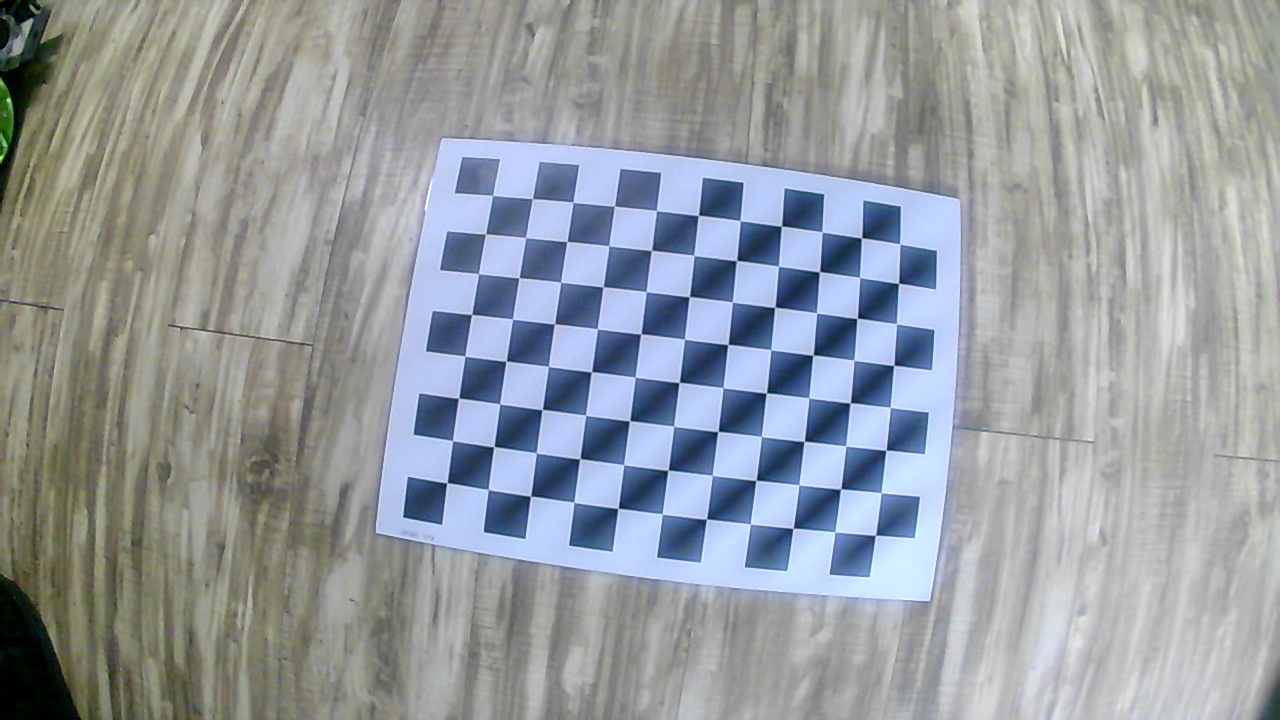
#> input picture camera_cal/calibration1.jpg, 1280 x 720 px; its folder holds 4 pictures in this run
$ python find-line.py   (older library calls are emulated)
#> lines starting #> are read from the running program, lines starting #| are printed output that depends on the picture; after the words box and inside, x2 and y2 are one past the last pixel; in counts of white or black regions, pixels touching at a corner belong together
import matplotlib.image as mpimg
import glob
import cv2
import numpy as np
import math
import matplotlib.pyplot as plt
import matplotlib.gridspec as gridspec
from sklearn.utils import resample
from scipy.optimize import curve_fit
import skimage.filters as filters
from collections import deque
from math import ceil
from IPython.display import Image
from moviepy.editor import VideoFileClip
get_ipython().run_line_magic('matplotlib', 'inline')
warped_size = np.array([1280, 720])
original_size =np.array([720, 1280])
OFFSET =0

# Calibrate Camera Function

objp = np.zeros((8*11,3), np.float32)
objp[:,:2] = np.mgrid[0:11, 0:8].T.reshape(-1,2)

# Arrays to store object points and image points from all the images.
objpoints = [] # 3d points in real world space
imgpoints = [] # 2d points in image plane.

# Make a list of calibration images
images = glob.glob('camera_cal/*.jpg')

# Step through the list and search for chessboard corners
for idx, fname in enumerate(images):
    img = cv2.imread(fname)
#> img is the input picture: shape (720, 1280, 3); mean B, G, R 160.3, 155.4, 149.9
    gray = cv2.cvtColor(img, cv2.COLOR_BGR2GRAY)
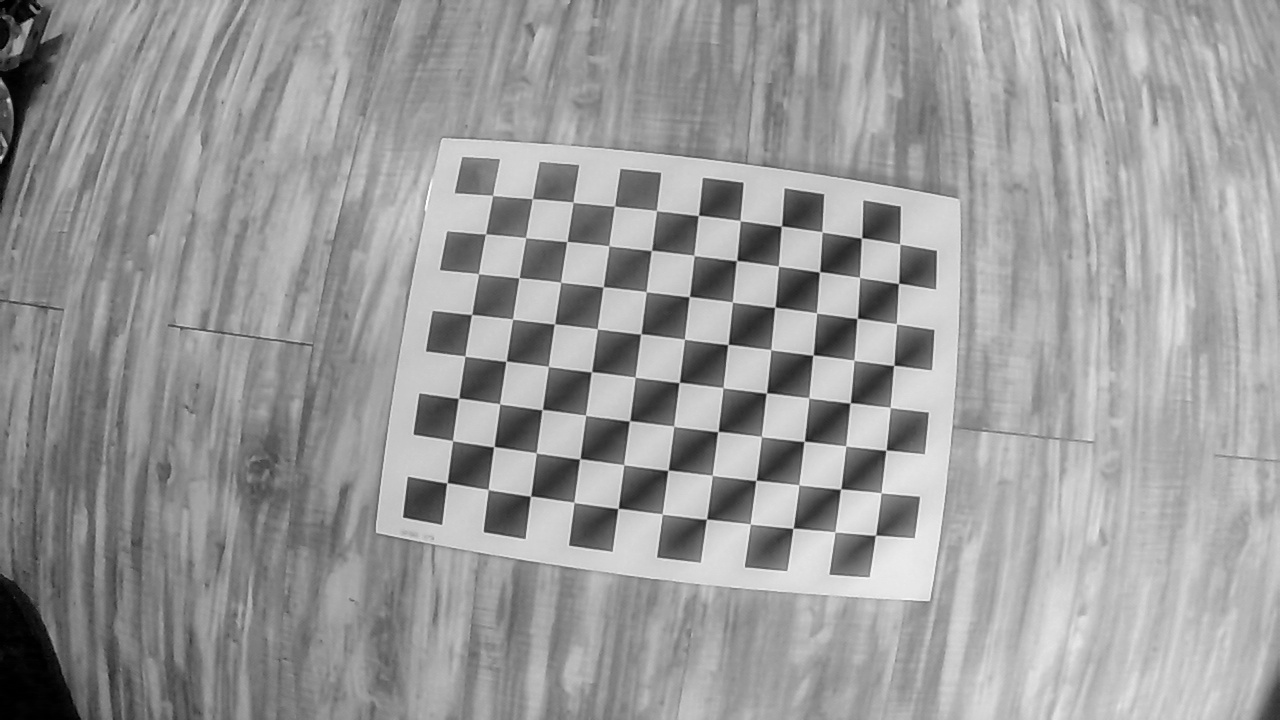
#> gray: shape (720, 1280); min 0, max 254, mean 154.3
    img_size = (img.shape[1], img.shape[0])
#> img_size = (1280, 720)
    # Find the chessboard corners
    ret, corners = cv2.findChessboardCorners(gray, (11,8), None)
#> ret = True; corners = 88 rows, first 8: [492.6, 195.5], [532.1, 198.9], [573, 202], [614.6, 205.9], [656.5, 210.4], [698.5, 215.4], [740.1, 220.6], [781.1, 226]

    # If found, add object points, image points
    if ret == True:
        objpoints.append(objp)
        imgpoints.append(corners)

        # Draw and display the corners
        cv2.drawChessboardCorners(img, (11,8), corners, ret)
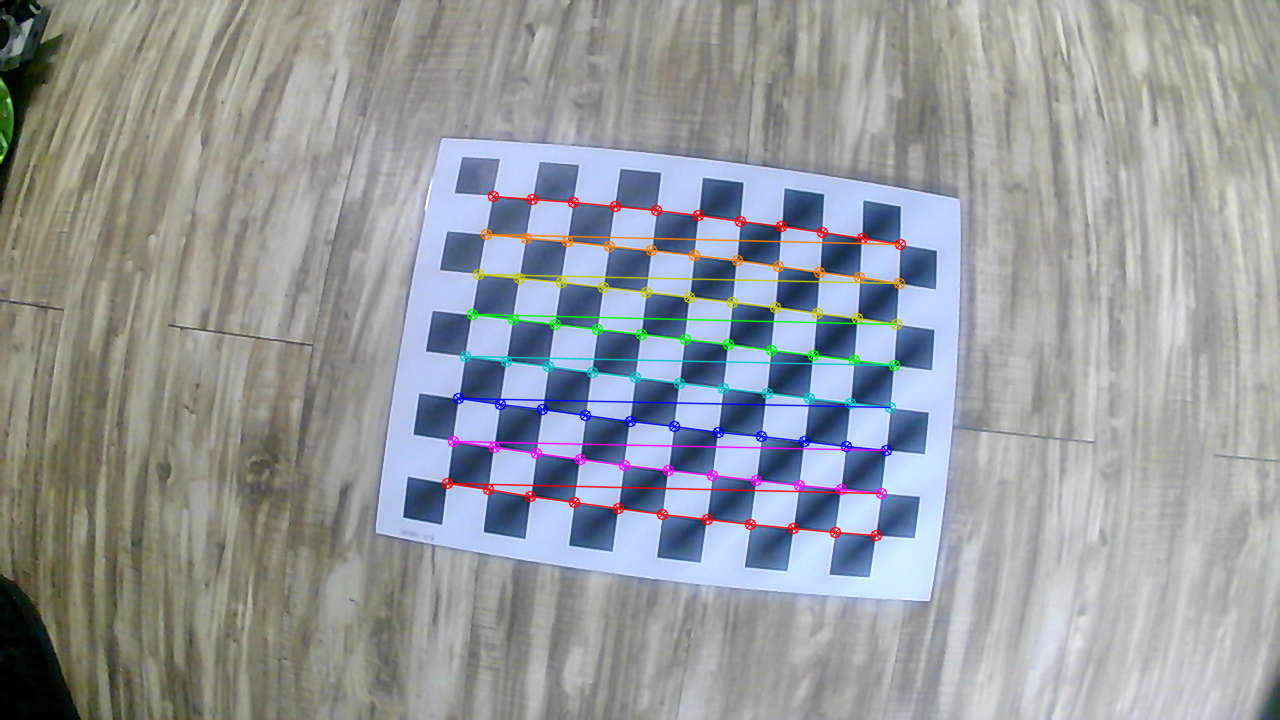
#> img: shape (720, 1280, 3); 2.79% of pixels changed, all inside (x1, y1, x2, y2) = (441, 190, 907, 542)
        #write_name = 'corners_found'+str(idx)+'.jpg'
        #cv2.imwrite(write_name, img)
        cv2.imshow('img', img)
        cv2.waitKey(500)
#> pass 2 of the loop `for idx, fname in enumerate(images):`:
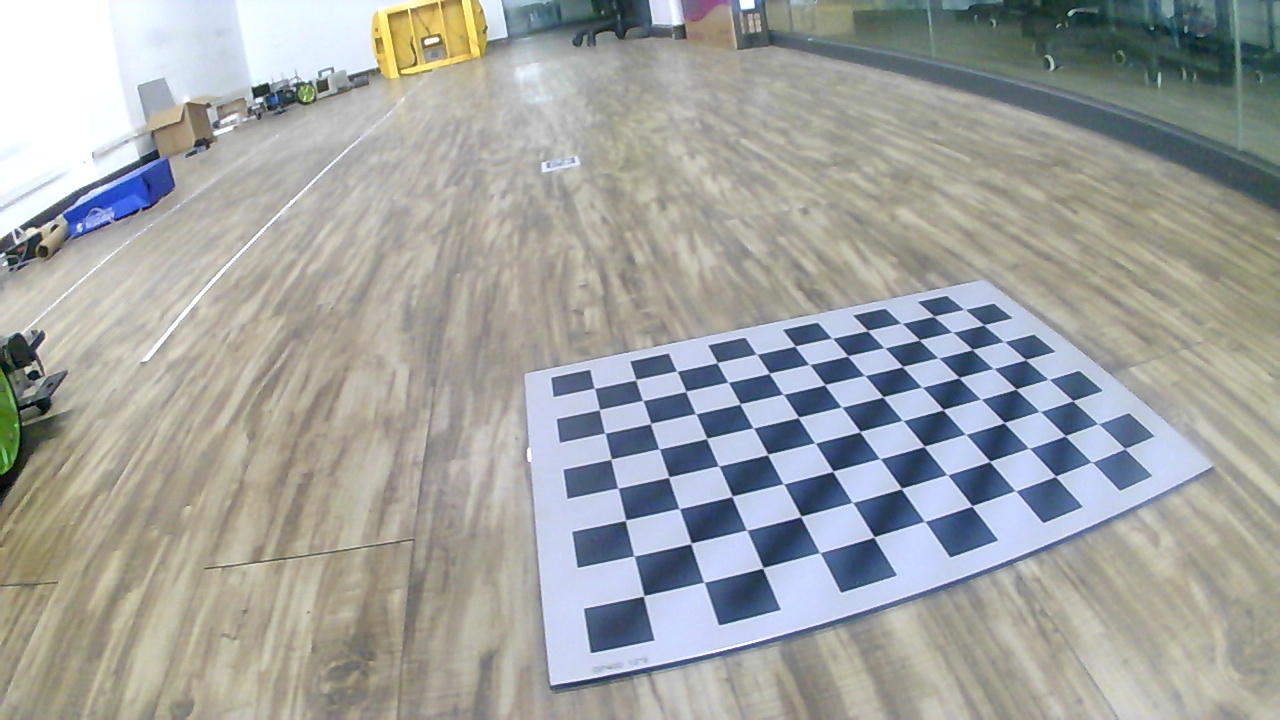
#> input picture camera_cal/calibration10.jpg, 1280 x 720 px
#> img is the input picture: shape (720, 1280, 3); mean B, G, R 161.4, 163.6, 161.7
#> `gray = cv2.cvtColor(img, cv2.COLOR_BGR2GRAY)`:
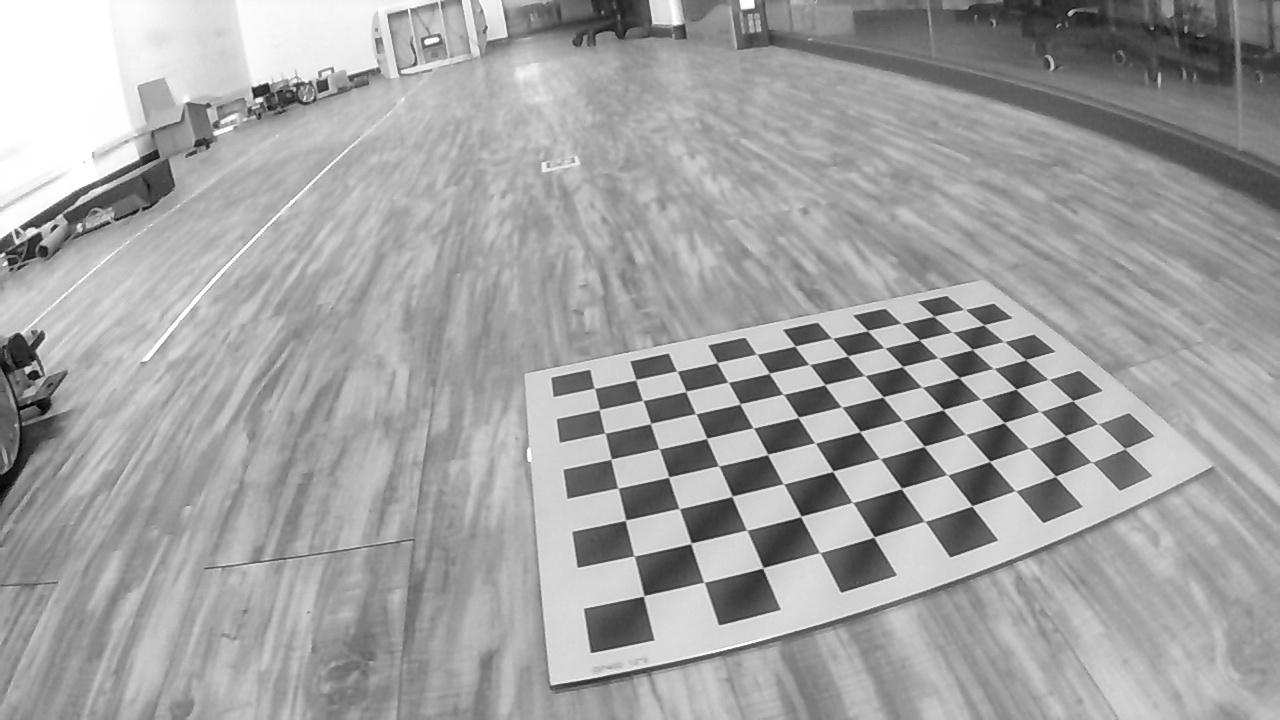
#> gray: shape (720, 1280); min 1, max 255, mean 162.8
#> corners = 88 rows, first 8: [594.4, 388.1], [635.7, 379.8], [676.9, 371.1], [717, 362.8], [756.9, 354.3], [795, 346], [832.6, 338.5], [867.5, 330.6]
#> `cv2.drawChessboardCorners(img, (11,8), corners, ret)`:
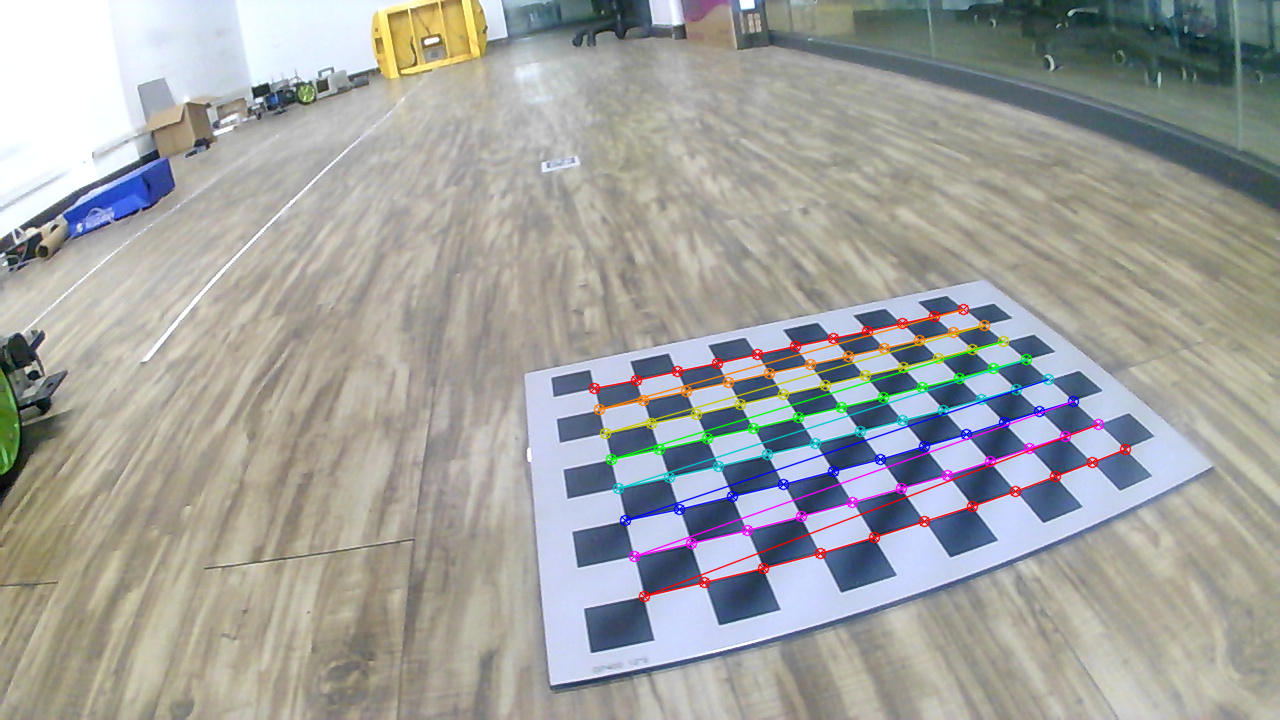
#> img: shape (720, 1280, 3); 2.67% of pixels changed, all inside (x1, y1, x2, y2) = (588, 303, 1132, 603)
#> pass 3 of the loop `for idx, fname in enumerate(images):`:
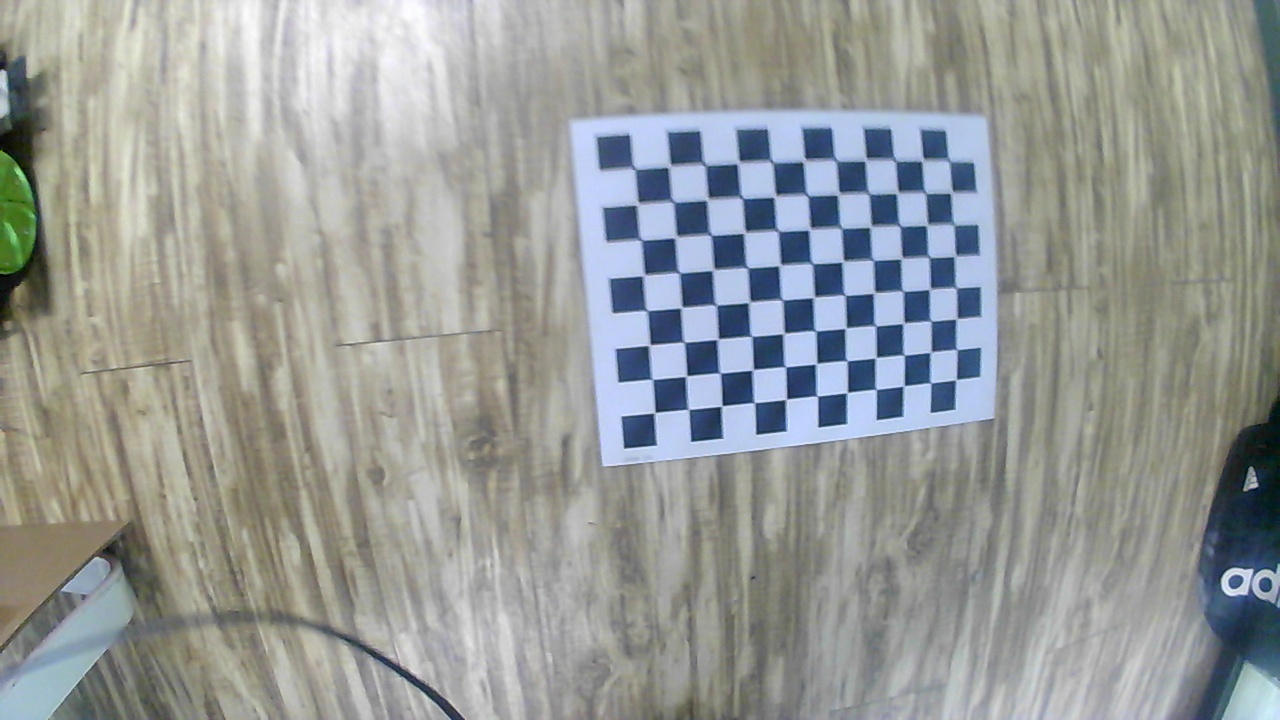
#> input picture camera_cal/calibration11.jpg, 1280 x 720 px
#> img is the input picture: shape (720, 1280, 3); mean B, G, R 151.9, 154.3, 150.9
#> `gray = cv2.cvtColor(img, cv2.COLOR_BGR2GRAY)`:
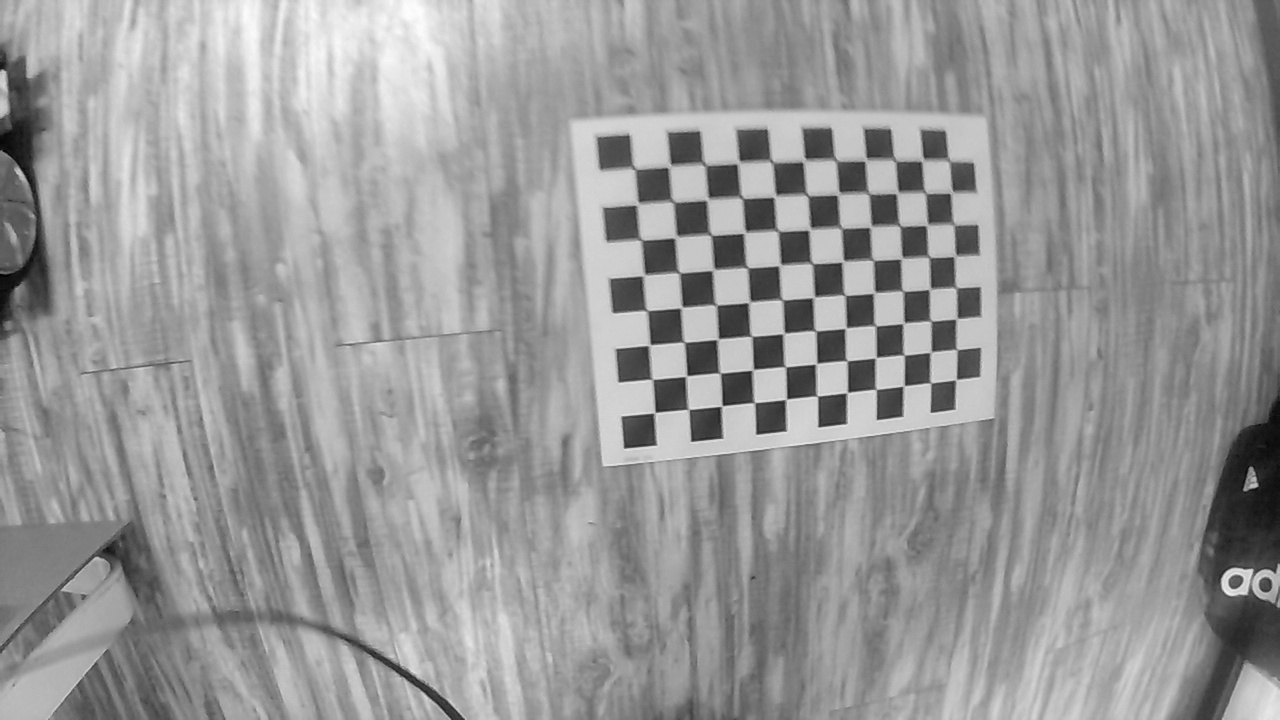
#> gray: shape (720, 1280); min 1, max 255, mean 153
#> corners = 88 rows, first 8: [635, 169], [671.7, 165.4], [704.5, 164.5], [738.5, 163], [770.9, 161.9], [803.5, 160.5], [837, 159.6], [865.1, 161.7]
#> `cv2.drawChessboardCorners(img, (11,8), corners, ret)`:
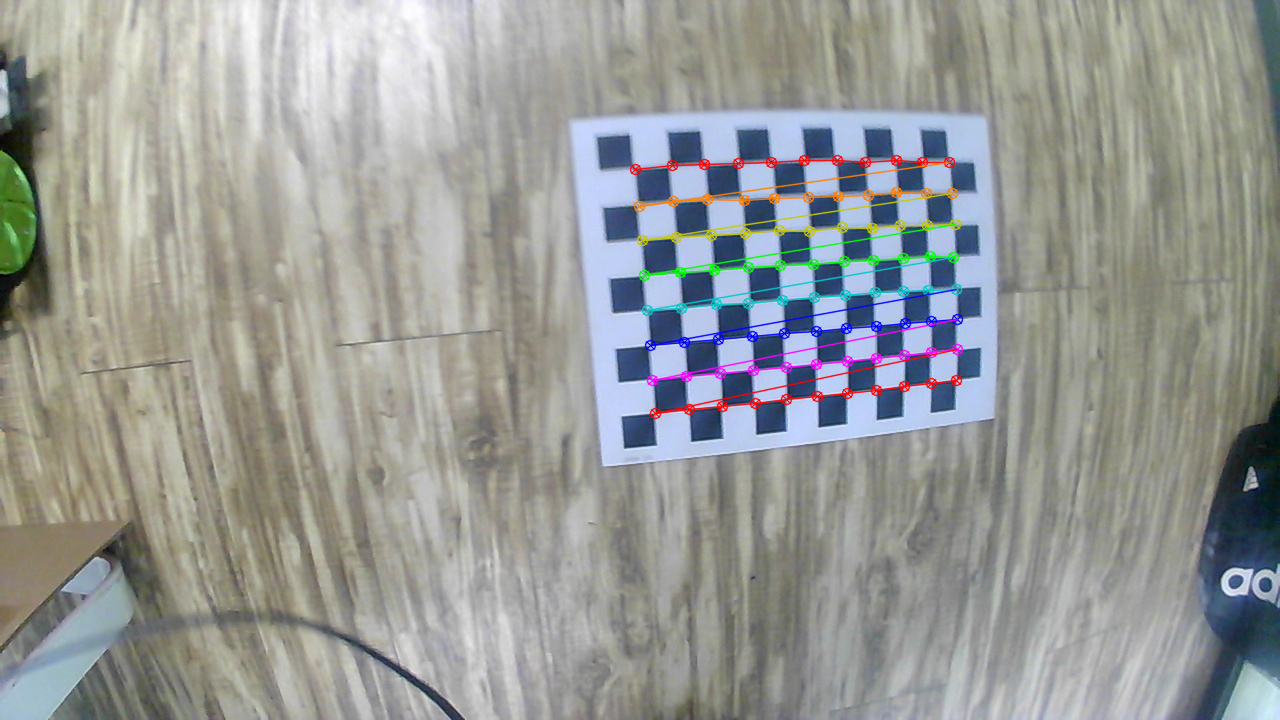
#> img: shape (720, 1280, 3); 2.2% of pixels changed, all inside (x1, y1, x2, y2) = (629, 154, 964, 420)
#> the loop made 4 passes; the first 3 are shown

cv2.destroyAllWindows()


# Do camera calibration given object points and image points
ret, mtx, dist, rvecs, tvecs = cv2.calibrateCamera(objpoints, imgpoints, img_size,None,None)

print(mtx, dist)
class Line():
    def __init__(self):
        # was the line detected in the last iteration?
        self.detected = False
        # recent polynomial coefficients
        self.recent_fit = []
        # polynomial coefficients averaged over the last n iterations
        self.best_fit = None
        # polynomial coefficients for the most recent fit
        self.current_fit = [np.array([False])]
        # difference in fit coefficients between last and new fits
        self.diffs = np.array([0,0,0], dtype='float')
        # x values for detected line pixels
        self.allx = None
        # y values for detected line pixels
        self.ally = None
        # counter to reset after 5 iterations if issues arise
        self.counter = 0


# [381 lines left out: functions img_threshold, birds_eye, count_check, first_lines, second_ord_poly, draw_lines and 1 more, not called in this run]

# Set the class lines equal to the variables used above
left_line = Line()
right_line = Line()

#> (the run stopped early here; a loop or call above may not have finished)
